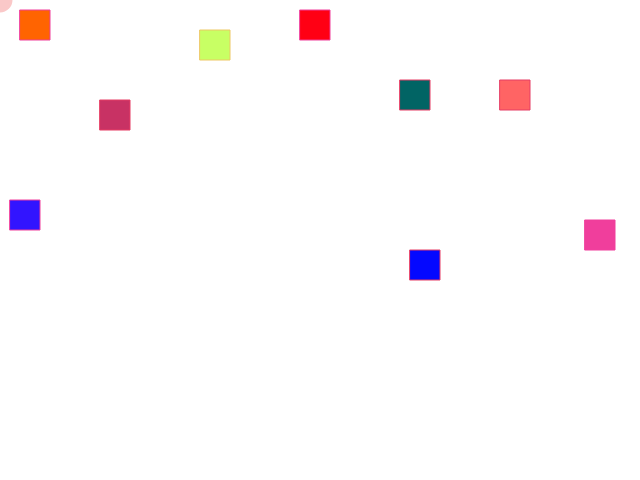
Frame 1 (no input)
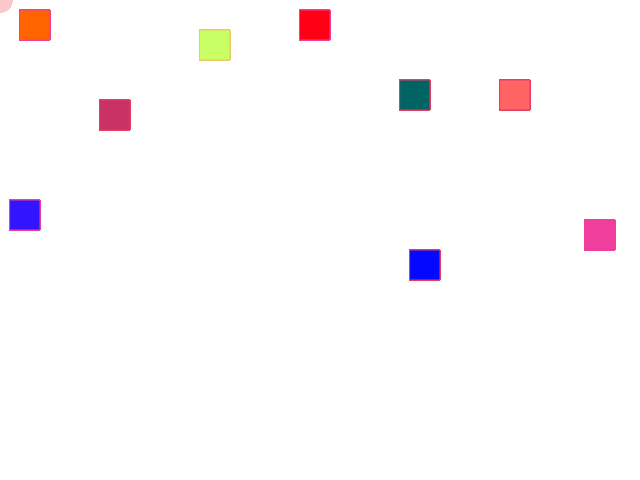
Frame 60 (no input)
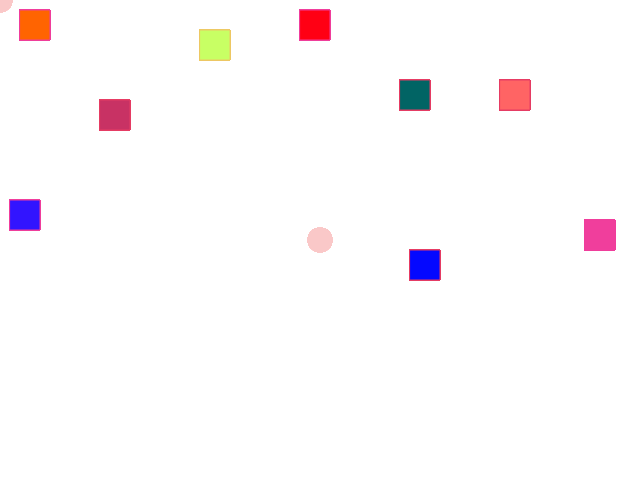
Frame 120 (the mouse pressed at the canvas centre since frame 60)

The p5.js sketch that drew these frames (run headless with seeded random() and noise() and a simulated clock; from frame 60 on, the mouse is pressed at the canvas centre):

// p5.js sketch
// ── sketch.js
var x;


function setup() {
	createCanvas(640, 480);
	x = 100;
}

function draw() {
	// //background
	// background(255, 255, 255);
	// rect(x, 150, 200, 120);
	// x = x-1;

	//rect
	fill(240,62,156)
	stroke(240,62,156)
	rect(585, 220, 30,30)

	//rect2
	fill(200,50, 100)
	stroke(230,60,100)
	rect(100, 100, 30,30)

	//rect3
	fill(200, 255, 100)
	stroke(237,200,100)
	rect(200, 30, 30,30)

	//rect4
	fill(1, 100, 100)
	stroke(230,60,100)
	rect(400, 80, 30,30)

	//rect5
	fill(255, 100, 100)
	stroke(230, 60,100)
	rect(500, 80, 30,30)

	//rect6
	fill(4, 8, 255)
	stroke(230, 60, 100)
	rect(410, 250, 30,30)

	//rect7
	fill(255,100,1)
	stroke(240,62,156)
	rect(20, 10, 30,30)

	//rect8
	fill(255,0,20)
	stroke(240,62,156)
	rect(300, 10, 30,30)

	//rect9
	fill(50,20,255)
	stroke(240,62,156)
	rect(10, 200, 30,30)

	//ellipse
 	noStroke() ;
	fill(250,200,200);
   	ellipse(mouseX, mouseY, 25, 25);

}

// function draw() {
// 	//rect
// 	fill(240,62,156)
// 	stroke(240,62,156)
// 	rect(585, 220, 30,30)

// 	//rect2
// 	fill(200,50, 100)
// 	stroke(230,60,100)
// 	rect(100, 100, 30,30)

// 	//rect3
// 	fill(200, 255, 100)
// 	stroke(237,200,100)
// 	rect(200, 30, 30,30)

// 	//rect4
// 	fill(1, 100, 100)
// 	stroke(230,60,100)
// 	rect(400, 80, 30,30)

// 	//rect5
// 	fill(255, 100, 100)
// 	stroke(230, 60,100)
// 	rect(500, 80, 30,30)

// 	//rect6
// 	fill(4, 8, 255)
// 	stroke(230, 60, 100)
// 	rect(410, 250, 30,30)

// 	//rect7
// 	fill(255,100,1)
// 	stroke(240,62,156)
// 	rect(20, 10, 30,30)

// 	//rect8
// 	fill(255,0,20)
// 	stroke(240,62,156)
// 	rect(300, 10, 30,30)

// 	//rect9
// 	fill(50,20,255)
// 	stroke(240,62,156)
// 	rect(10, 200, 30,30)

// }
